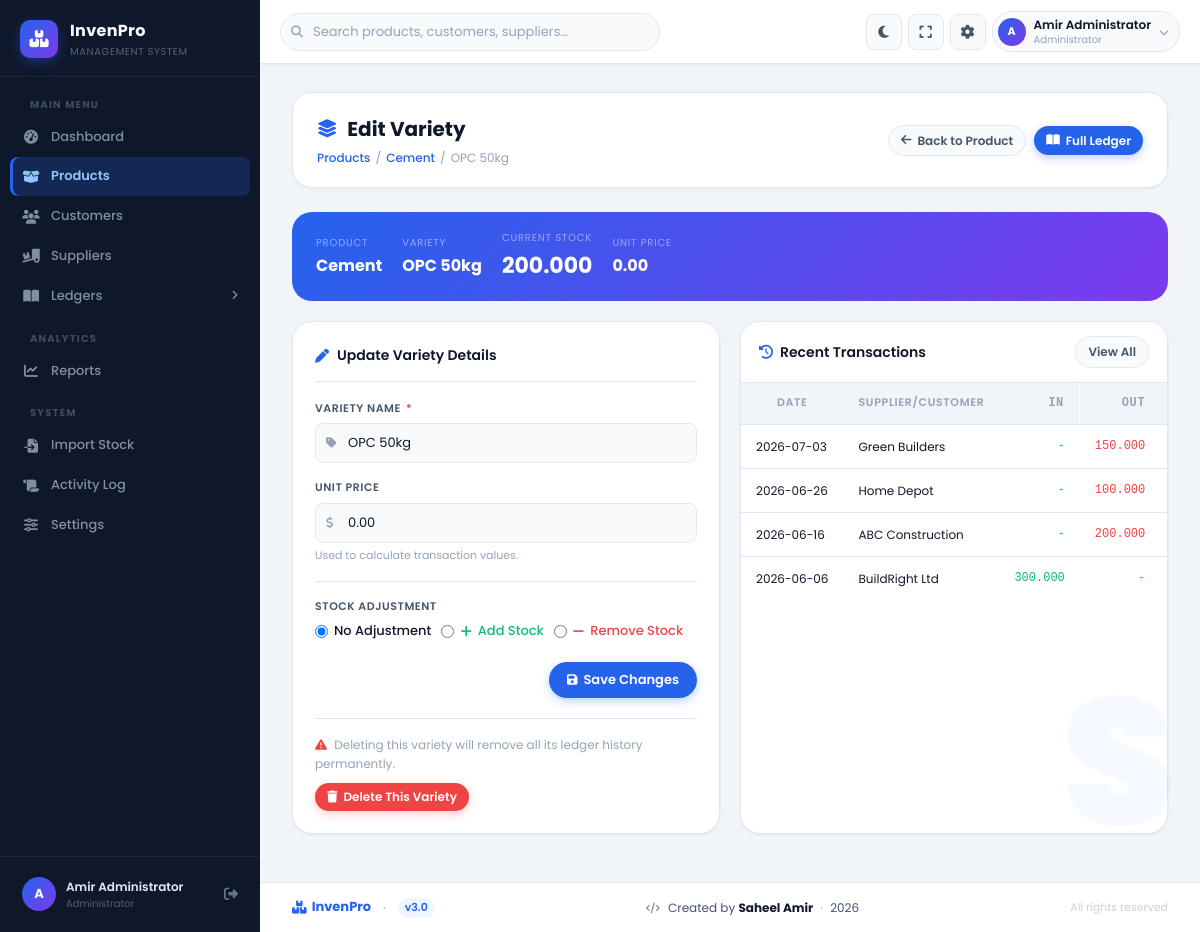
The page /products/variety_edit.php?id=6 (signed in) on the database its author committed.
### tables this page shows
CREATE TABLE product_varieties (
    id INT PRIMARY KEY AUTO_INCREMENT,
    product_id INT NOT NULL,
    name VARCHAR(255) NOT NULL,
    current_stock DECIMAL(15,3) DEFAULT 0.000,
    created_at DATETIME DEFAULT CURRENT_TIMESTAMP,
    updated_at DATETIME DEFAULT CURRENT_TIMESTAMP ON UPDATE CURRENT_TIMESTAMP,
    FOREIGN KEY (product_id) REFERENCES products(id) ON DELETE CASCADE,
    UNIQUE KEY uniq_product_variety (product_id, name),
    INDEX idx_variety_product (product_id)
);

CREATE TABLE products (
    id INT PRIMARY KEY AUTO_INCREMENT,
    name VARCHAR(255) NOT NULL,
    description TEXT DEFAULT '',
    category VARCHAR(100) DEFAULT '',
    unit VARCHAR(50) DEFAULT 'pcs',
    created_at DATETIME DEFAULT CURRENT_TIMESTAMP,
    updated_at DATETIME DEFAULT CURRENT_TIMESTAMP ON UPDATE CURRENT_TIMESTAMP,
    created_by INT DEFAULT NULL,
    FOREIGN KEY (created_by) REFERENCES users(id) ON DELETE SET NULL,
    INDEX idx_product_category (category)
);

CREATE TABLE ledger_transactions (
    id INT PRIMARY KEY AUTO_INCREMENT,
    variety_id INT NOT NULL,
    transaction_date DATE NOT NULL,
    customer VARCHAR(255) DEFAULT '',
    invoice_number VARCHAR(100) DEFAULT '',
    delivery_note VARCHAR(100) DEFAULT '',
    stock_in DECIMAL(15,3) DEFAULT 0.000,
    stock_out DECIMAL(15,3) DEFAULT 0.000,
    remarks TEXT DEFAULT '',
    created_at DATETIME DEFAULT CURRENT_TIMESTAMP,
    created_by INT DEFAULT NULL,
    FOREIGN KEY (variety_id) REFERENCES product_varieties(id) ON DELETE CASCADE,
    FOREIGN KEY (created_by) REFERENCES users(id) ON DELETE SET NULL,
    INDEX idx_trans_variety_date (variety_id, transaction_date),
    INDEX idx_trans_date (transaction_date),
    INDEX idx_trans_customer (customer),
    INDEX idx_trans_invoice (invoice_number)
);

### products/variety_edit.php (the view, shortened to what this page needs)
<?php
$vid = isset($_GET['id']) ? (int)$_GET['id'] : 0;
$db = getDB();
$vs2 = $db->prepare("SELECT v.*,p.name pname,p.id pid FROM product_varieties v JOIN products p ON v.product_id=p.id WHERE v.id=?");
$vs2->bind_param('i',$vid); $vs2->execute();
$variety = $vs2->get_result()->fetch_assoc(); $vs2->close();
$hist = $db->query("SELECT * FROM ledger_transactions WHERE variety_id=$vid ORDER BY transaction_date DESC, id DESC LIMIT 20")->fetch_all(MYSQLI_ASSOC);
require __DIR__.'/../includes/header.php';
?>
<div class="main-content">
<div class="page-header">
  <div class="page-header-left">
    <h1><i class="fa-solid fa-layer-group"></i> Edit Variety</h1>
    <div class="breadcrumb">
      <a href="index.php">Products</a><span class="sep">/</span>
      <a href="index.php?action=edit&id=<?php echo $variety['pid'];?>"><?php echo htmlspecialchars($variety['pname']);?></a><span class="sep">/</span>
      <span><?php echo htmlspecialchars($variety['name']);?></span>
    </div>
  </div>
  <div class="header-actions">
    <a href="index.php?action=edit&id=<?php echo $variety['pid'];?>" class="btn btn-secondary btn-sm"><i class="fa-solid fa-arrow-left"></i> Back to Product</a>
    <a href="<?php echo APP_URL;?>/ledger/index.php?variety_id=<?php echo $vid;?>" class="btn btn-primary btn-sm"><i class="fa-solid fa-book-open"></i> Full Ledger</a>
  </div>
</div>
<div class="info-band" style="margin-bottom:20px;">
  <div class="ib-item"><div class="ib-label">Product</div><div class="ib-value"><?php echo htmlspecialchars($variety['pname']);?></div></div>
  <div class="ib-item"><div class="ib-label">Variety</div><div class="ib-value"><?php echo htmlspecialchars($variety['name']);?></div></div>
  <div class="ib-item"><div class="ib-label">Current Stock</div><div class="ib-value big"><?php echo number_format($variety['current_stock'],3);?></div></div>
  <div class="ib-item"><div class="ib-label">Unit Price</div><div class="ib-value"><?php echo number_format($variety['unit_price']??0,2);?></div></div>
</div>
<div style="display:grid;grid-template-columns:1fr 1fr;gap:20px;" class="ve-layout">
  <div class="card" style="margin-bottom:0;">
    <div class="card-header"><div class="card-title"><i class="fa-solid fa-pen"></i> Update Variety Details</div></div>
    <form method="POST">
      <div class="form-group">
        <label class="form-label">Variety Name <span class="req">*</span></label>
        <div class="input-wrap"><i class="fi fa-solid fa-tag"></i>
        <input type="text" name="name" class="form-control" required value="<?php echo htmlspecialchars($variety['name']);?>"></div>
      </div>
      <div class="form-group">
        <label class="form-label">Unit Price</label>
        <div class="input-wrap"><i class="fi fa-solid fa-dollar-sign"></i>
        <input type="number" name="unit_price" class="form-control" step="0.01" min="0" value="<?php echo number_format($variety['unit_price']??0,2,'.','');?>"></div>
        <p class="form-hint">Used to calculate transaction values.</p>
      </div>
      <div style="border-top:1px solid var(--border);padding-top:16px;margin-top:4px;">
        <label class="form-label">Stock Adjustment</label>
        <div style="display:flex;gap:10px;margin-bottom:12px;">
          <label style="display:flex;align-items:center;gap:6px;cursor:pointer;font-size:13px;font-weight:500;color:var(--text-1);">
            <input type="radio" name="adj_type" value="none" checked onchange="toggleAdj(this.value)"> No Adjustment
          </label>
          <label style="display:flex;align-items:center;gap:6px;cursor:pointer;font-size:13px;font-weight:500;color:var(--success);">
            <input type="radio" name="adj_type" value="add" onchange="toggleAdj(this.value)"> <i class="fa-solid fa-plus"></i> Add Stock
          </label>
          <label style="display:flex;align-items:center;gap:6px;cursor:pointer;font-size:13px;font-weight:500;color:var(--danger);">
            <input type="radio" name="adj_type" value="sub" onchange="toggleAdj(this.value)"> <i class="fa-solid fa-minus"></i> Remove Stock
          </label>
        </div>
      </div>
      <div class="form-actions">
        <button type="submit" class="btn btn-primary"><i class="fa-solid fa-floppy-disk"></i> Save Changes</button>
      </div>
    </form>
    <div style="border-top:1px solid var(--border);margin-top:20px;padding-top:16px;">
      <p style="font-size:12px;color:var(--text-3);margin-bottom:10px;">
        <i class="fa-solid fa-triangle-exclamation" style="color:var(--danger);margin-right:4px;"></i>
        Deleting this variety will remove all its ledger history permanently.
      </p>
      <form method="POST" onsubmit="return confirmDelete2();">
        <button type="submit" class="btn btn-danger btn-sm"><i class="fa-solid fa-trash"></i> Delete This Variety</button>
      </form>
    </div>
  </div>
  <div class="table-card" style="margin-bottom:0;">
    <div class="table-toolbar">
      <div class="table-toolbar-title"><i class="fa-solid fa-clock-rotate-left"></i> Recent Transactions</div>
      <div class="table-toolbar-actions">
        <a href="<?php echo APP_URL;?>/ledger/index.php?variety_id=<?php echo $vid;?>" class="btn btn-secondary btn-sm">View All</a>
      </div>
    </div>
    <div class="tbl-scroll">
      <table>
        <thead><tr><th>Date</th><th>Supplier/Customer</th><th class="number-col">IN</th><th class="number-col">OUT</th><th>Note</th></tr></thead>
        <tbody>
          <?php if(empty($hist)): ?>
          <tr class="empty-row"><td colspan="5">No transactions yet.</td></tr>
          <?php else: foreach($hist as $h): ?>
          <tr>
            <td style="font-size:12px;white-space:nowrap;"><?php echo htmlspecialchars($h['transaction_date']);?></td>
            <td style="font-size:12px;"><?php echo htmlspecialchars($h['customer'])?:'-';?></td>
            <td class="number-col" style="color:var(--success);"><?php echo $h['stock_in']>0?number_format($h['stock_in'],3):'-';?></td>
            <td class="number-col" style="color:var(--danger);"><?php echo $h['stock_out']>0?number_format($h['stock_out'],3):'-';?></td>
            <td style="font-size:11px;color:var(--text-3);max-width:140px;overflow:hidden;text-overflow:ellipsis;white-space:nowrap;"><?php echo htmlspecialchars($h['remarks'])?:'-';?></td>
          </tr>
          <?php endforeach; endif;?>
        </tbody>
      </table>
    </div>
  </div>
</div>
</div>
<?php require __DIR__.'/../includes/footer.php'; ?>

### rows shown on the page
product_varieties: product.name "Cement", name "OPC 50kg", current_stock "200.000"
ledger_transactions: transaction_date "2026-07-03", customer "Green Builders", stock_out "150.000"
ledger_transactions: transaction_date "2026-06-26", customer "Home Depot", stock_out "100.000"
ledger_transactions: transaction_date "2026-06-16", customer "ABC Construction", stock_out "200.000"
ledger_transactions: transaction_date "2026-06-06", customer "BuildRight Ltd", stock_in "300.000"

### other values the page prints
substr($_SESSION['full_name']??'U',0,1) "A"
$_SESSION['full_name'] "Amir Administrator"
$variety['unit_price'] "0.00"
